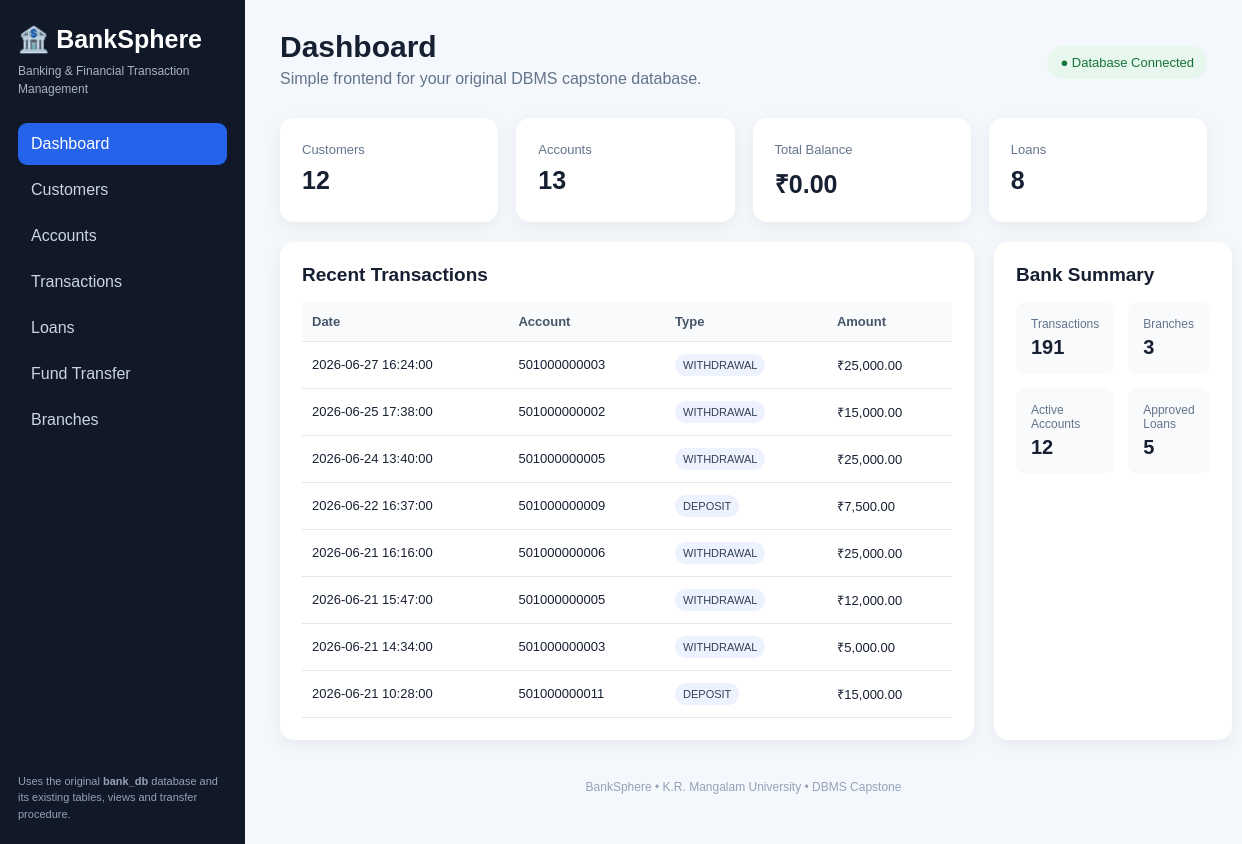
The page / on the database its author committed.
### tables this page shows
CREATE TABLE transactions (
    txn_id      BIGINT AUTO_INCREMENT PRIMARY KEY,
    account_id  INT           NOT NULL,
    txn_type    VARCHAR(15)   NOT NULL,
    amount      DECIMAL(12,2) NOT NULL,
    txn_date    DATETIME      NOT NULL,
    description VARCHAR(80),
    transfer_id INT           NULL,
    CONSTRAINT fk_txn_acc FOREIGN KEY (account_id)  REFERENCES account(account_id),
    CONSTRAINT fk_txn_tr  FOREIGN KEY (transfer_id) REFERENCES fund_transfer(transfer_id),
    CONSTRAINT chk_txn_type CHECK (txn_type IN ('DEPOSIT','WITHDRAWAL','TRANSFER_IN','TRANSFER_OUT')),
    CONSTRAINT chk_txn_amt  CHECK (amount > 0)
);

CREATE TABLE account (
    account_id   INT AUTO_INCREMENT PRIMARY KEY,
    account_no   CHAR(12)      NOT NULL UNIQUE,          
    customer_id  INT           NOT NULL,
    branch_id    INT           NOT NULL,
    account_type VARCHAR(10)   NOT NULL DEFAULT 'SAVINGS',
    balance      DECIMAL(14,2) NOT NULL DEFAULT 0.00,
    interest_rate DECIMAL(4,2) NOT NULL DEFAULT 3.50,
    status       VARCHAR(10)   NOT NULL DEFAULT 'ACTIVE',
    open_date    DATE          NOT NULL,
    CONSTRAINT fk_acc_cust   FOREIGN KEY (customer_id) REFERENCES customer(customer_id),
    CONSTRAINT fk_acc_branch FOREIGN KEY (branch_id)   REFERENCES branch(branch_id),
    CONSTRAINT chk_acc_type    CHECK (account_type IN ('SAVINGS','CURRENT')),
    CONSTRAINT chk_acc_balance CHECK (balance >= 0),     
    CONSTRAINT chk_acc_status  CHECK (status IN ('ACTIVE','DORMANT','CLOSED'))
);

### index.php (the view, shortened to what this page needs)
<?php
$config = require __DIR__ . '/config.php';
$dsn = "mysql:host={$config['host']};port={$config['port']};dbname={$config['database']};charset={$config['charset']}";
try {
    $pdo = new PDO($dsn, $config['username'], $config['password'], [
        PDO::ATTR_ERRMODE => PDO::ERRMODE_EXCEPTION,
        PDO::ATTR_DEFAULT_FETCH_MODE => PDO::FETCH_ASSOC,
    ]);
} catch (PDOException $e) {
    die("<div style='font-family:Arial;padding:30px'><h2>Database connection failed</h2>
    <p>Check XAMPP MySQL/MariaDB, port 3307, database <b>bank_db</b>, and config.php.</p>
    <pre>" . htmlspecialchars($e->getMessage()) . "</pre></div>");
}
$page = $_GET['page'] ?? 'dashboard';
function money($n) {
    return '₹' . number_format((float)$n, 2);
}
function countRows($pdo, $table) {
    return (int)$pdo->query("SELECT COUNT(*) FROM `$table`")->fetchColumn();
}
$totalCustomers = countRows($pdo, 'customer');
$totalAccounts = countRows($pdo, 'account');
$totalLoans = countRows($pdo, 'loan');
$totalTransactions = countRows($pdo, 'transactions');
$totalBalance = (float)$pdo->query("SELECT COALESCE(SUM(balance),0) FROM account")->fetchColumn();
$accounts = $pdo->query("
    SELECT a.account_no, CONCAT(c.first_name,' ',c.last_name) AS customer_name,
           b.branch_name, a.account_type, a.balance, a.status
    FROM account a
    JOIN customer c ON c.customer_id=a.customer_id
    JOIN branch b ON b.branch_id=a.branch_id
    ORDER BY a.account_id
")->fetchAll();
$transactions = $pdo->query("
    SELECT t.txn_id, a.account_no,
           CONCAT(c.first_name,' ',c.last_name) AS customer_name,
           t.txn_type, t.amount, t.txn_date, t.description
    FROM transactions t
    JOIN account a ON a.account_id=t.account_id
    JOIN customer c ON c.customer_id=a.customer_id
    ORDER BY t.txn_date DESC, t.txn_id DESC
    LIMIT 25
")->fetchAll();
$loans = $pdo->query("
    SELECT l.loan_id, CONCAT(c.first_name,' ',c.last_name) AS customer_name,
           l.loan_type, l.principal, l.interest_rate,
           l.tenure_months, l.status
    FROM loan l
    JOIN customer c ON c.customer_id=l.customer_id
    ORDER BY l.loan_id
")->fetchAll();
$branches = $pdo->query("
    SELECT branch_name, city, ifsc_code,
           (SELECT COUNT(*) FROM account a WHERE a.branch_id=b.branch_id) AS accounts
    FROM branch b ORDER BY branch_id
")->fetchAll();
$recent = array_slice($transactions, 0, 8);
?>
<!doctype html>
<html lang="en">
<head>
<link rel="stylesheet" href="style.css">
</head>
<body>
<div class="layout">
    <aside class="sidebar">
        <div class="brand">🏦 BankSphere</div>
        <div class="sub">Banking & Financial Transaction Management</div>
        <nav>
            <a class="<?= $page==='dashboard'?'active':'' ?>" href="?page=dashboard">Dashboard</a>
            <a class="<?= $page==='customers'?'active':'' ?>" href="?page=customers">Customers</a>
            <a class="<?= $page==='accounts'?'active':'' ?>" href="?page=accounts">Accounts</a>
            <a class="<?= $page==='transactions'?'active':'' ?>" href="?page=transactions">Transactions</a>
            <a class="<?= $page==='loans'?'active':'' ?>" href="?page=loans">Loans</a>
            <a class="<?= $page==='transfer'?'active':'' ?>" href="?page=transfer">Fund Transfer</a>
            <a class="<?= $page==='branches'?'active':'' ?>" href="?page=branches">Branches</a>
        </nav>
        <div class="side-note">Uses the original <b>bank_db</b> database and its existing tables, views and transfer procedure.</div>
    </aside>
    <main class="main">
        <header>
            <div>
                <h1><?= htmlspecialchars(ucfirst($page)) ?></h1>
                <p>Simple frontend for your original DBMS capstone database.</p>
            </div>
            <span class="status">● Database Connected</span>
        </header>
        <?php if ($page === 'dashboard'): ?>
            <section class="cards">
                <div class="card"><span>Customers</span><strong><?= $totalCustomers ?></strong></div>
                <div class="card"><span>Accounts</span><strong><?= $totalAccounts ?></strong></div>
                <div class="card"><span>Total Balance</span><strong><?= money($totalBalance) ?></strong></div>
                <div class="card"><span>Loans</span><strong><?= $totalLoans ?></strong></div>
            </section>
            <div class="grid2">
                <section class="panel">
                    <h2>Recent Transactions</h2>
                    <div class="table-wrap"><table>
                        <tr><th>Date</th><th>Account</th><th>Type</th><th>Amount</th></tr>
                        <?php foreach ($recent as $r): ?>
                        <tr>
                            <td><?= htmlspecialchars($r['txn_date']) ?></td>
                            <td><?= htmlspecialchars($r['account_no']) ?></td>
                            <td><span class="badge"><?= htmlspecialchars($r['txn_type']) ?></span></td>
                            <td><?= money($r['amount']) ?></td>
                        </tr>
                        <?php endforeach; ?>
                    </table></div>
                </section>
                <section class="panel">
                    <h2>Bank Summary</h2>
                    <div class="summary">
                        <div><span>Transactions</span><b><?= $totalTransactions ?></b></div>
                        <div><span>Branches</span><b><?= count($branches) ?></b></div>
                        <div><span>Active Accounts</span><b><?= count(array_filter($accounts, fn($a)=>$a['status']==='ACTIVE')) ?></b></div>
                        <div><span>Approved Loans</span><b><?= count(array_filter($loans, fn($l)=>$l['status']==='APPROVED')) ?></b></div>
                    </div>
                </section>
            </div>
        <?php endif; ?>
        <footer>BankSphere • K.R. Mangalam University • DBMS Capstone</footer>
    </main>
</div>
</body>
</html>

### style.css (style rules this page uses)
* { box-sizing:border-box }
body { margin:0;font-family:Arial,Helvetica,sans-serif;background:#f4f7fb;color:#172033 }
.layout { display:flex;min-height:100vh }
.sidebar { width:245px;background:#111827;color:#fff;padding:25px 18px;position:fixed;top:0;bottom:0 }
.brand { font-size:25px;font-weight:700 }
.sub { font-size:12px;color:#aab4c3;line-height:1.5;margin:8px 0 25px }
.sidebar nav a { display:block;color:#cbd5e1;text-decoration:none;padding:12px 13px;border-radius:9px;margin:4px 0 }
.sidebar nav a:hover,.sidebar nav a.active { background:#2563eb;color:#fff }
.side-note { position:absolute;bottom:22px;left:18px;right:18px;font-size:11px;color:#94a3b8;line-height:1.5 }
.main { margin-left:245px;width:calc(100% - 245px);padding:30px 35px }
header { display:flex;justify-content:space-between;align-items:center;margin-bottom:24px }
h1 { margin:0;font-size:30px }
header p { margin:6px 0;color:#64748b }
.status { background:#e8f7ee;color:#16723b;padding:9px 13px;border-radius:20px;font-size:13px }
.cards { display:grid;grid-template-columns:repeat(4,1fr);gap:18px;margin-bottom:20px }
.card,.panel { background:#fff;border-radius:14px;padding:22px;box-shadow:0 5px 18px rgba(15,23,42,.06) }
.card span { color:#64748b;font-size:13px }
.card strong { display:block;font-size:25px;margin-top:8px }
.grid2 { display:grid;grid-template-columns:1.6fr 1fr;gap:20px }
.panel { margin-bottom:20px }
.panel h2 { margin-top:0;font-size:19px }
.table-wrap { overflow:auto }
table { width:100%;border-collapse:collapse;min-width:650px }
th,td { padding:12px 10px;border-bottom:1px solid #e5e7eb;text-align:left;font-size:13px }
th { background:#f8fafc;color:#475569 }
.badge { display:inline-block;padding:5px 8px;border-radius:12px;background:#eef2ff;color:#334155;font-size:11px }
.summary { display:grid;grid-template-columns:1fr 1fr;gap:14px }
.summary div { background:#f8fafc;border-radius:10px;padding:15px }
.summary span { display:block;color:#64748b;font-size:12px }
.summary b { font-size:20px;display:block;margin-top:5px }
footer { text-align:center;color:#94a3b8;font-size:12px;padding:20px }

### rows shown on the page
transactions: txn_date "2026-06-27 16:24:00", account.account_no "501000000003", txn_type "WITHDRAWAL", amount "₹25,000.00"
transactions: txn_date "2026-06-25 17:38:00", account.account_no "501000000002", txn_type "WITHDRAWAL", amount "₹15,000.00"
transactions: txn_date "2026-06-24 13:40:00", account.account_no "501000000005", txn_type "WITHDRAWAL", amount "₹25,000.00"
transactions: txn_date "2026-06-22 16:37:00", account.account_no "501000000009", txn_type "DEPOSIT", amount "₹7,500.00"
transactions: txn_date "2026-06-21 16:16:00", account.account_no "501000000006", txn_type "WITHDRAWAL", amount "₹25,000.00"
transactions: txn_date "2026-06-21 15:47:00", account.account_no "501000000005", txn_type "WITHDRAWAL", amount "₹12,000.00"
transactions: txn_date "2026-06-21 14:34:00", account.account_no "501000000003", txn_type "WITHDRAWAL", amount "₹5,000.00"
transactions: txn_date "2026-06-21 10:28:00", account.account_no "501000000011", txn_type "DEPOSIT", amount "₹15,000.00"

### other values the page prints
$page "Dashboard"
$totalCustomers "12"
$totalAccounts "13"
money($totalBalance) "₹0.00"
$totalLoans "8"
$totalTransactions "191"
count($branches) "3"
count(array_filter($accounts, fn($a)=>$a['status']==='ACTIVE')) "12"
count(array_filter($loans, fn($l)=>$l['status']==='APPROVED')) "5"
